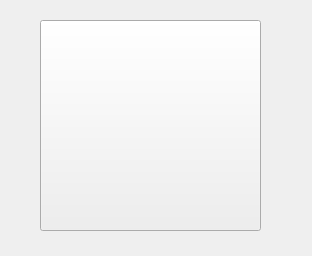
<?xml version="1.0" encoding="UTF-8"?>
<ui version="4.0">
 <class>BoutonPoussoir</class>
 <widget class="QWidget" name="BoutonPoussoir">
  <property name="geometry">
   <rect>
    <x>0</x>
    <y>0</y>
    <width>312</width>
    <height>256</height>
   </rect>
  </property>
  <property name="windowTitle">
   <string>Form</string>
  </property>
  <widget class="QPushButton" name="pushButtonBp">
   <property name="geometry">
    <rect>
     <x>40</x>
     <y>20</y>
     <width>221</width>
     <height>211</height>
    </rect>
   </property>
   <property name="font">
    <font>
     <pointsize>20</pointsize>
    </font>
   </property>
   <property name="text">
    <string/>
   </property>
   <property name="icon">
    <iconset>
     <normaloff>../images/bouton_poussoir.jpg</normaloff>../images/bouton_poussoir.jpg</iconset>
   </property>
   <property name="iconSize">
    <size>
     <width>278</width>
     <height>285</height>
    </size>
   </property>
  </widget>
 </widget>
 <resources/>
 <connections/>
</ui>
